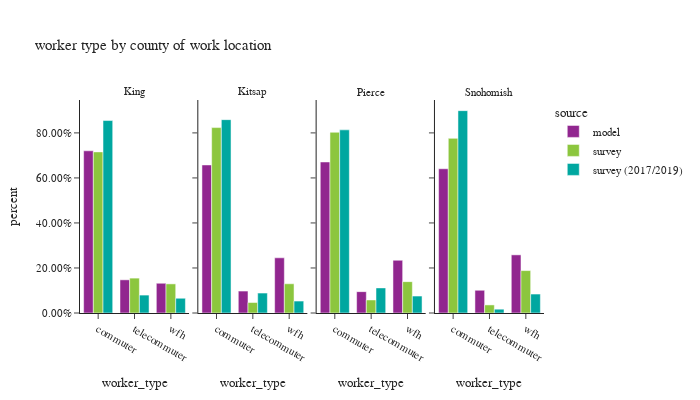

Notebook source saved alongside this figure:
### Code cell
df_worker_count = workers.groupby(['source','CountyName_work','worker_type'])['pdexpfac']. \
    sum().reset_index()
df_worker_count['percent'] = df_worker_count.groupby(['source','CountyName_work'], group_keys=False)['pdexpfac']. \
    apply(lambda x: x / float(x.sum()))

df_worker_count_ct = workers.groupby(['source','CountyName_work','worker_type'])['pdexpfac'].count().reset_index(). \
    rename(columns={'pdexpfac':'sample count'})
df_worker_count = df_worker_count.merge(df_worker_count_ct, on=['source','CountyName_work','worker_type']). \
    rename(columns={'pdexpfac':'total count'})

fig = px.bar(df_worker_count.sort_values(by=['source','CountyName_work']), x='worker_type', y="percent",
             facet_col="CountyName_work", color="source",
             barmode="group",hover_data=['sample count','total count'],
             title="worker type by county of work location")
fig.for_each_annotation(lambda a: a.update(text = a.text.split("=")[-1]))
fig.update_layout(height=400, width=700, font=dict(size=11))
fig.for_each_yaxis(lambda a: a.update(tickformat = ".2%"))
fig.update_xaxes(categoryorder='array', categoryarray= ['commuter','telecommuter','wfh'])
fig.show()

### Figure 1 — Plotly figure (JSON) as saved in the notebook; plotly's stock layout.template omitted (floating-point values rounded to 4 significant figures)
{"data": [{"alignmentgroup": "True", "customdata": [[1030000.0, 1030000.0], [210800.0, 210800.0], [189000.0, 189000.0]], "hovertemplate": "source=model<br>CountyName_work=King<br>worker_type=%{x}<br>percent=%{y}<br>sample count=%{customdata[0]}<br>total count=%{customdata[1]}<extra></extra>", "legendgroup": "model", "marker": {"color": "#91268F", "pattern": {"shape": ""}}, "name": "model", "offsetgroup": "model", "orientation": "v", "showlegend": true, "textposition": "auto", "type": "bar", "x": ["commuter", "telecommuter", "wfh"], "xaxis": "x", "y": [0.7205, 0.1474, 0.1321], "yaxis": "y"}, {"alignmentgroup": "True", "customdata": [[79210.0, 79210.0], [11710.0, 11710.0], [29520.0, 29520.0]], "hovertemplate": "source=model<br>CountyName_work=Kitsap<br>worker_type=%{x}<br>percent=%{y}<br>sample count=%{customdata[0]}<br>total count=%{customdata[1]}<extra></extra>", "legendgroup": "model", "marker": {"color": "#91268F", "pattern": {"shape": ""}}, "name": "model", "offsetgroup": "model", "orientation": "v", "showlegend": false, "textposition": "auto", "type": "bar", "x": ["commuter", "telecommuter", "wfh"], "xaxis": "x2", "y": [0.6577, 0.0972, 0.2451], "yaxis": "y2"}, {"alignmentgroup": "True", "customdata": [[232300.0, 232300.0], [32850.0, 32850.0], [81130.0, 81130.0]], "hovertemplate": "source=model<br>CountyName_work=Pierce<br>worker_type=%{x}<br>percent=%{y}<br>sample count=%{customdata[0]}<br>total count=%{customdata[1]}<extra></extra>", "legendgroup": "model", "marker": {"color": "#91268F", "pattern": {"shape": ""}}, "name": "model", "offsetgroup": "model", "orientation": "v", "showlegend": false, "textposition": "auto", "type": "bar", "x": ["commuter", "telecommuter", "wfh"], "xaxis": "x3", "y": [0.6709, 0.09486, 0.2343], "yaxis": "y3"}, {"alignmentgroup": "True", "customdata": [[203200.0, 203200.0], [32040.0, 32040.0], [81900.0, 81900.0]], "hovertemplate": "source=model<br>CountyName_work=Snohomish<br>worker_type=%{x}<br>percent=%{y}<br>sample count=%{customdata[0]}<br>total count=%{customdata[1]}<extra></extra>", "legendgroup": "model", "marker": {"color": "#91268F", "pattern": {"shape": ""}}, "name": "model", "offsetgroup": "model", "orientation": "v", "showlegend": false, "textposition": "auto", "type": "bar", "x": ["commuter", "telecommuter", "wfh"], "xaxis": "x4", "y": [0.6407, 0.101, 0.2583], "yaxis": "y4"}, {"alignmentgroup": "True", "customdata": [[1414.0, 832300.0], [626.0, 180200.0], [567.0, 150400.0]], "hovertemplate": "source=survey<br>CountyName_work=King<br>worker_type=%{x}<br>percent=%{y}<br>sample count=%{customdata[0]}<br>total count=%{customdata[1]}<extra></extra>", "legendgroup": "survey", "marker": {"color": "#8CC63E", "pattern": {"shape": ""}}, "name": "survey", "offsetgroup": "survey", "orientation": "v", "showlegend": true, "textposition": "auto", "type": "bar", "x": ["commuter", "telecommuter", "wfh"], "xaxis": "x", "y": [0.7157, 0.155, 0.1293], "yaxis": "y"}, {"alignmentgroup": "True", "customdata": [[91.0, 79660.0], [12.0, 4504.0], [43.0, 12550.0]], "hovertemplate": "source=survey<br>CountyName_work=Kitsap<br>worker_type=%{x}<br>percent=%{y}<br>sample count=%{customdata[0]}<br>total count=%{customdata[1]}<extra></extra>", "legendgroup": "survey", "marker": {"color": "#8CC63E", "pattern": {"shape": ""}}, "name": "survey", "offsetgroup": "survey", "orientation": "v", "showlegend": false, "textposition": "auto", "type": "bar", "x": ["commuter", "telecommuter", "wfh"], "xaxis": "x2", "y": [0.8236, 0.04657, 0.1298], "yaxis": "y2"}, {"alignmentgroup": "True", "customdata": [[173.0, 225400.0], [28.0, 16270.0], [55.0, 39120.0]], "hovertemplate": "source=survey<br>CountyName_work=Pierce<br>worker_type=%{x}<br>percent=%{y}<br>sample count=%{customdata[0]}<br>total count=%{customdata[1]}<extra></extra>", "legendgroup": "survey", "marker": {"color": "#8CC63E", "pattern": {"shape": ""}}, "name": "survey", "offsetgroup": "survey", "orientation": "v", "showlegend": false, "textposition": "auto", "type": "bar", "x": ["commuter", "telecommuter", "wfh"], "xaxis": "x3", "y": [0.8027, 0.05795, 0.1393], "yaxis": "y3"}, {"alignmentgroup": "True", "customdata": [[196.0, 204800.0], [35.0, 9478.0], [85.0, 49730.0]], "hovertemplate": "source=survey<br>CountyName_work=Snohomish<br>worker_type=%{x}<br>percent=%{y}<br>sample count=%{customdata[0]}<br>total count=%{customdata[1]}<extra></extra>", "legendgroup": "survey", "marker": {"color": "#8CC63E", "pattern": {"shape": ""}}, "name": "survey", "offsetgroup": "survey", "orientation": "v", "showlegend": false, "textposition": "auto", "type": "bar", "x": ["commuter", "telecommuter", "wfh"], "xaxis": "x4", "y": [0.7757, 0.03591, 0.1884], "yaxis": "y4"}, {"alignmentgroup": "True", "customdata": [[4434.0, 737400.0], [279.0, 68650.0], [471.0, 56510.0]], "hovertemplate": "source=survey (2017/2019)<br>CountyName_work=King<br>worker_type=%{x}<br>percent=%{y}<br>sample count=%{customdata[0]}<br>total count=%{customdata[1]}<extra></extra>", "legendgroup": "survey (2017/2019)", "marker": {"color": "#00A7A0", "pattern": {"shape": ""}}, "name": "survey (2017/2019)", "offsetgroup": "survey (2017/2019)", "orientation": "v", "showlegend": true, "textposition": "auto", "type": "bar", "x": ["commuter", "telecommuter", "wfh"], "xaxis": "x", "y": [0.8549, 0.07959, 0.06551], "yaxis": "y"}, {"alignmentgroup": "True", "customdata": [[108.0, 54030.0], [11.0, 5561.0], [25.0, 3319.0]], "hovertemplate": "source=survey (2017/2019)<br>CountyName_work=Kitsap<br>worker_type=%{x}<br>percent=%{y}<br>sample count=%{customdata[0]}<br>total count=%{customdata[1]}<extra></extra>", "legendgroup": "survey (2017/2019)", "marker": {"color": "#00A7A0", "pattern": {"shape": ""}}, "name": "survey (2017/2019)", "offsetgroup": "survey (2017/2019)", "orientation": "v", "showlegend": false, "textposition": "auto", "type": "bar", "x": ["commuter", "telecommuter", "wfh"], "xaxis": "x2", "y": [0.8588, 0.0884, 0.05276], "yaxis": "y2"}, {"alignmentgroup": "True", "customdata": [[310.0, 182600.0], [33.0, 25030.0], [43.0, 16850.0]], "hovertemplate": "source=survey (2017/2019)<br>CountyName_work=Pierce<br>worker_type=%{x}<br>percent=%{y}<br>sample count=%{customdata[0]}<br>total count=%{customdata[1]}<extra></extra>", "legendgroup": "survey (2017/2019)", "marker": {"color": "#00A7A0", "pattern": {"shape": ""}}, "name": "survey (2017/2019)", "offsetgroup": "survey (2017/2019)", "orientation": "v", "showlegend": false, "textposition": "auto", "type": "bar", "x": ["commuter", "telecommuter", "wfh"], "xaxis": "x3", "y": [0.8134, 0.1115, 0.07506], "yaxis": "y3"}, {"alignmentgroup": "True", "customdata": [[330.0, 164900.0], [15.0, 3108.0], [29.0, 15460.0]], "hovertemplate": "source=survey (2017/2019)<br>CountyName_work=Snohomish<br>worker_type=%{x}<br>percent=%{y}<br>sample count=%{customdata[0]}<br>total count=%{customdata[1]}<extra></extra>", "legendgroup": "survey (2017/2019)", "marker": {"color": "#00A7A0", "pattern": {"shape": ""}}, "name": "survey (2017/2019)", "offsetgroup": "survey (2017/2019)", "orientation": "v", "showlegend": false, "textposition": "auto", "type": "bar", "x": ["commuter", "telecommuter", "wfh"], "xaxis": "x4", "y": [0.8988, 0.01694, 0.08422], "yaxis": "y4"}], "layout": {"annotations": [{"font": {}, "showarrow": false, "text": "King", "x": 0.1175, "xanchor": "center", "xref": "paper", "y": 1.0, "yanchor": "bottom", "yref": "paper"}, {"font": {}, "showarrow": false, "text": "Kitsap", "x": 0.3725, "xanchor": "center", "xref": "paper", "y": 1.0, "yanchor": "bottom", "yref": "paper"}, {"font": {}, "showarrow": false, "text": "Pierce", "x": 0.6275, "xanchor": "center", "xref": "paper", "y": 1.0, "yanchor": "bottom", "yref": "paper"}, {"font": {}, "showarrow": false, "text": "Snohomish", "x": 0.8825, "xanchor": "center", "xref": "paper", "y": 1.0, "yanchor": "bottom", "yref": "paper"}], "barmode": "group", "font": {"size": 11}, "height": 400, "legend": {"title": {"text": "source"}, "tracegroupgap": 0}, "title": {"text": "worker type by county of work location"}, "width": 700, "xaxis": {"anchor": "y", "categoryarray": ["commuter", "telecommuter", "wfh"], "categoryorder": "array", "domain": [0.0, 0.235], "title": {"text": "worker_type"}}, "xaxis2": {"anchor": "y2", "categoryarray": ["commuter", "telecommuter", "wfh"], "categoryorder": "array", "domain": [0.255, 0.49], "matches": "x", "title": {"text": "worker_type"}}, "xaxis3": {"anchor": "y3", "categoryarray": ["commuter", "telecommuter", "wfh"], "categoryorder": "array", "domain": [0.51, 0.745], "matches": "x", "title": {"text": "worker_type"}}, "xaxis4": {"anchor": "y4", "categoryarray": ["commuter", "telecommuter", "wfh"], "categoryorder": "array", "domain": [0.765, 1.0], "matches": "x", "title": {"text": "worker_type"}}, "yaxis": {"anchor": "x", "domain": [0.0, 1.0], "tickformat": ".2%", "title": {"text": "percent"}}, "yaxis2": {"anchor": "x2", "domain": [0.0, 1.0], "matches": "y", "showticklabels": false, "tickformat": ".2%"}, "yaxis3": {"anchor": "x3", "domain": [0.0, 1.0], "matches": "y", "showticklabels": false, "tickformat": ".2%"}, "yaxis4": {"anchor": "x4", "domain": [0.0, 1.0], "matches": "y", "showticklabels": false, "tickformat": ".2%"}}}
